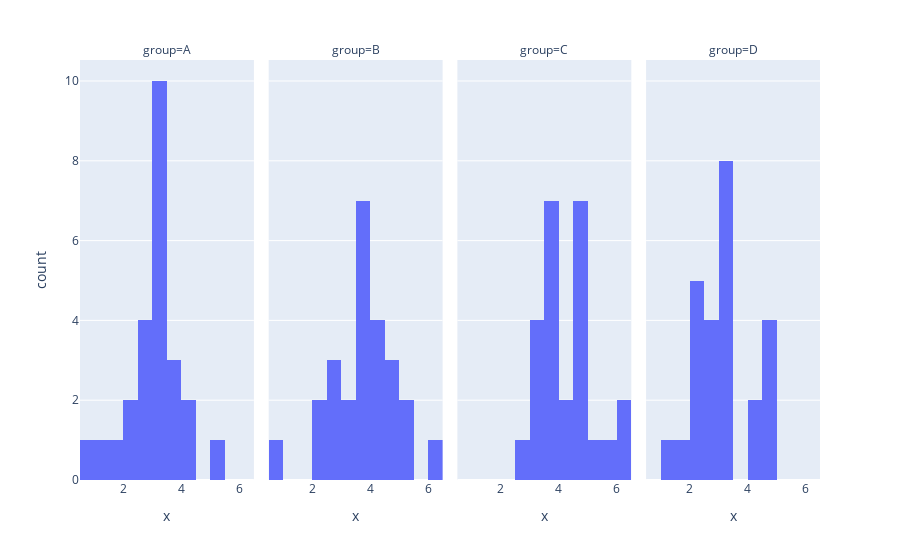

The notebook cell this image was saved under:
### Code cell
# x histograms by group
plotly.offline.iplot(
    plotly.express.histogram(data1, x = "x", facet_col = "group")
)

### Figure 1 — Plotly figure (JSON) as saved in the notebook; plotly's stock layout.template omitted (floating-point values rounded to 4 significant figures)
{"data": [{"alignmentgroup": "True", "bingroup": "x", "hoverlabel": {"namelength": 0}, "hovertemplate": "group=A<br>x=%{x}<br>count=%{y}", "legendgroup": "", "marker": {"color": "#636efa"}, "name": "", "offsetgroup": "", "orientation": "v", "showlegend": false, "type": "histogram", "x": [2.972, 3.645, 1.901, 2.747, 3.204, 4.119, 2.651, 3.114, 2.556, 3.07, 3.172, 3.422, 3.945, 3.288, 3.335, 3.439, 5.006, 3.179, 2.211, 1.355, 0.8302, 3.563, 3.129, 4.053, 2.237], "xaxis": "x", "yaxis": "y"}, {"alignmentgroup": "True", "bingroup": "x", "hoverlabel": {"namelength": 0}, "hovertemplate": "group=B<br>x=%{x}<br>count=%{y}", "legendgroup": "", "marker": {"color": "#636efa"}, "name": "", "offsetgroup": "", "orientation": "v", "showlegend": false, "type": "histogram", "x": [4.699, 2.668, 3.725, 2.258, 4.219, 6.449, 4.165, 4.985, 4.018, 3.613, 2.952, 3.544, 5.114, 3.768, 4.627, 3.666, 2.937, 3.502, 2.498, 5.042, 3.459, 0.5455, 4.367, 3.977, 3.096], "xaxis": "x2", "yaxis": "y2"}, {"alignmentgroup": "True", "bingroup": "x", "hoverlabel": {"namelength": 0}, "hovertemplate": "group=C<br>x=%{x}<br>count=%{y}", "legendgroup": "", "marker": {"color": "#636efa"}, "name": "", "offsetgroup": "", "orientation": "v", "showlegend": false, "type": "histogram", "x": [2.922, 4.875, 3.215, 6.105, 3.51, 4.548, 3.844, 3.691, 4.401, 3.577, 4.723, 5.685, 3.577, 3.703, 3.039, 3.895, 4.691, 4.803, 3.009, 4.81, 4.576, 4.234, 3.122, 5.135, 6.088], "xaxis": "x3", "yaxis": "y3"}, {"alignmentgroup": "True", "bingroup": "x", "hoverlabel": {"namelength": 0}, "hovertemplate": "group=D<br>x=%{x}<br>count=%{y}", "legendgroup": "", "marker": {"color": "#636efa"}, "name": "", "offsetgroup": "", "orientation": "v", "showlegend": false, "type": "histogram", "x": [4.15, 3.172, 2.427, 2.073, 3.161, 2.784, 2.484, 4.789, 2.147, 3.241, 2.656, 3.091, 4.759, 3.117, 2.664, 4.145, 3.168, 3.419, 4.802, 1.955, 2.795, 1.128, 2.023, 3.394, 4.65], "xaxis": "x4", "yaxis": "y4"}], "layout": {"annotations": [{"showarrow": false, "text": "group=A", "x": 0.1175, "xanchor": "center", "xref": "paper", "y": 1, "yanchor": "bottom", "yref": "paper"}, {"showarrow": false, "text": "group=B", "x": 0.3725, "xanchor": "center", "xref": "paper", "y": 1, "yanchor": "bottom", "yref": "paper"}, {"showarrow": false, "text": "group=C", "x": 0.6275, "xanchor": "center", "xref": "paper", "y": 1, "yanchor": "bottom", "yref": "paper"}, {"showarrow": false, "text": "group=D", "x": 0.8825, "xanchor": "center", "xref": "paper", "y": 1, "yanchor": "bottom", "yref": "paper"}], "barmode": "relative", "legend": {"tracegroupgap": 0}, "margin": {"t": 60}, "xaxis": {"anchor": "y", "domain": [0, 0.235], "title": {"text": "x"}}, "xaxis2": {"anchor": "y2", "domain": [0.255, 0.49], "matches": "x", "title": {"text": "x"}}, "xaxis3": {"anchor": "y3", "domain": [0.51, 0.745], "matches": "x", "title": {"text": "x"}}, "xaxis4": {"anchor": "y4", "domain": [0.765, 1.0], "matches": "x", "title": {"text": "x"}}, "yaxis": {"anchor": "x", "domain": [0, 1], "title": {"text": "count"}}, "yaxis2": {"anchor": "x2", "domain": [0, 1], "matches": "y", "showticklabels": false}, "yaxis3": {"anchor": "x3", "domain": [0, 1], "matches": "y", "showticklabels": false}, "yaxis4": {"anchor": "x4", "domain": [0, 1], "matches": "y", "showticklabels": false}}}
